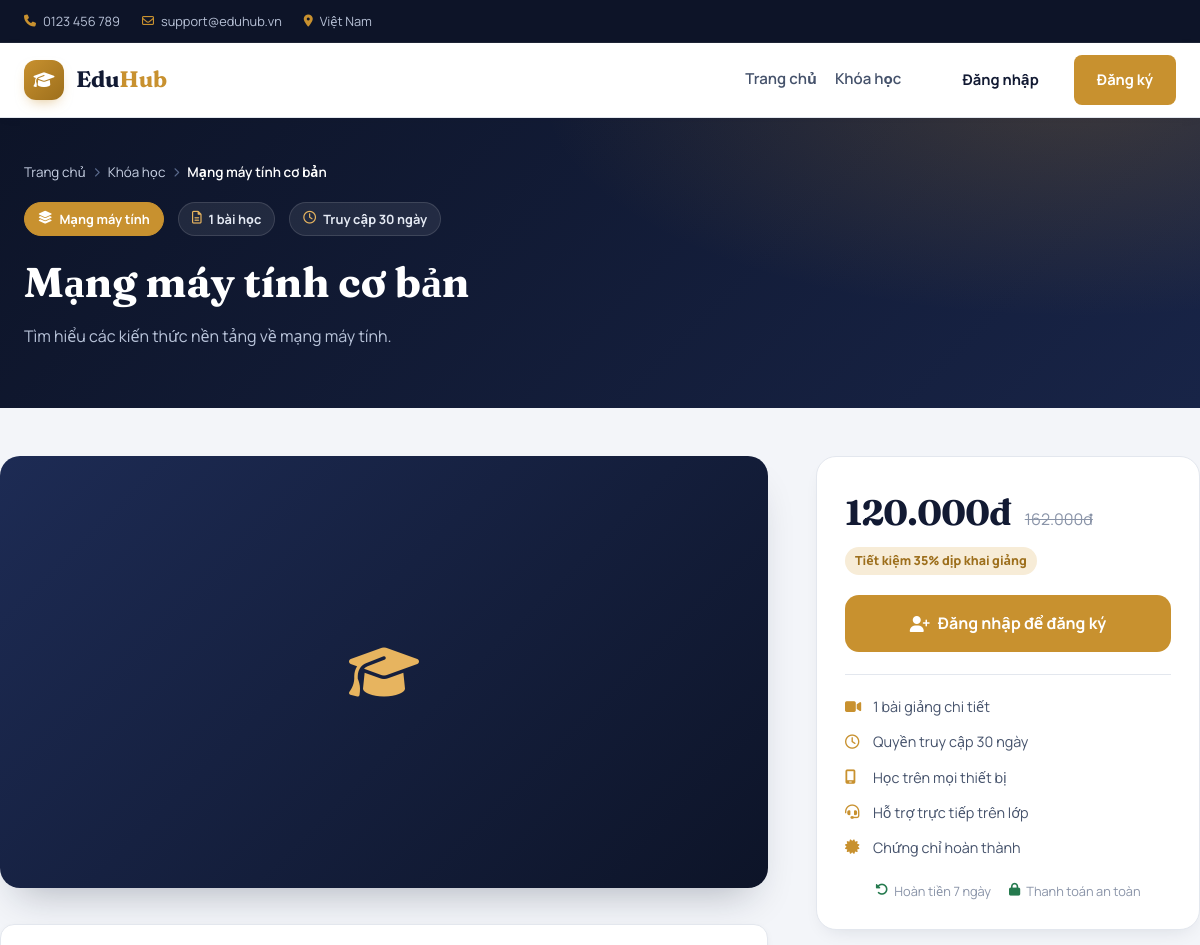
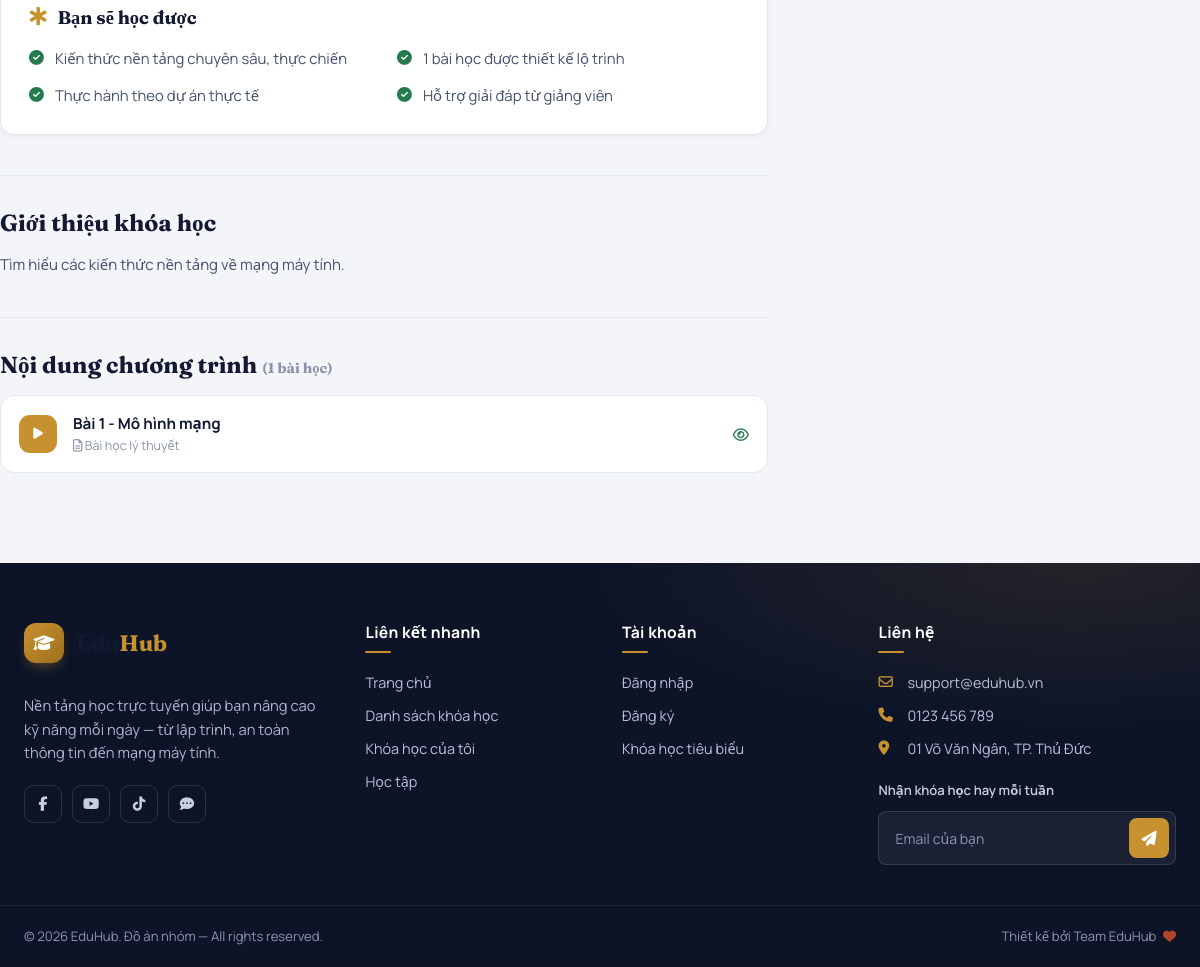
Screenshot of /course-detail.php?id=3 with the database file from the repository (2 pictures, top to bottom).
### tables this page shows
CREATE TABLE courses (
    id INT UNSIGNED AUTO_INCREMENT PRIMARY KEY,

    category_id INT UNSIGNED DEFAULT NULL,

    title VARCHAR(255) NOT NULL,

    slug VARCHAR(255) NOT NULL UNIQUE,

    description TEXT,

    thumbnail VARCHAR(255) DEFAULT NULL,

    price DECIMAL(12,2)
        NOT NULL DEFAULT 0,

    duration_days INT
        NOT NULL DEFAULT 30,

    status ENUM(
        'draft',
        'published'
    )
    NOT NULL DEFAULT 'published',

    created_at TIMESTAMP
        DEFAULT CURRENT_TIMESTAMP,

    updated_at TIMESTAMP
        DEFAULT CURRENT_TIMESTAMP
        ON UPDATE CURRENT_TIMESTAMP,

    CONSTRAINT fk_courses_category
        FOREIGN KEY (category_id)
        REFERENCES categories(id)
        ON DELETE SET NULL
);

CREATE TABLE categories (
    id INT UNSIGNED AUTO_INCREMENT PRIMARY KEY,

    name VARCHAR(100) NOT NULL UNIQUE,

    slug VARCHAR(120) NOT NULL UNIQUE,

    description TEXT,

    created_at TIMESTAMP
        DEFAULT CURRENT_TIMESTAMP
);

CREATE TABLE lessons (
    id INT UNSIGNED AUTO_INCREMENT PRIMARY KEY,

    course_id INT UNSIGNED NOT NULL,

    title VARCHAR(255) NOT NULL,

    content LONGTEXT,

    video_url VARCHAR(500) DEFAULT NULL,

    file_path VARCHAR(500) DEFAULT NULL,

    lesson_order INT
        NOT NULL DEFAULT 1,

    created_at TIMESTAMP
        DEFAULT CURRENT_TIMESTAMP,

    CONSTRAINT fk_lessons_course
        FOREIGN KEY (course_id)
        REFERENCES courses(id)
        ON DELETE CASCADE
);

### includes/db.php (called while the page is built, shortened)
<?php
if (!function_exists('url')) {
    function url(string $path = ''): string
    {
        return BASE_URL . '/' . $path;
    }
}
if (!function_exists('e')) {
    function e(?string $value): string
    {
        return htmlspecialchars((string)$value, ENT_QUOTES, 'UTF-8');
    }
}
if (!function_exists('money')) {
    function money($amount): string
    {
        return number_format((float)$amount, 0, ',', '.') . 'đ';
    }
}
if (!function_exists('priceLabel')) {
    function priceLabel($amount): string
    {
        return (float)$amount <= 0 ? 'Miễn phí' : money($amount);
    }
}

### course-detail.php (the view, shortened to what this page needs)
<?php
require_once __DIR__ . '/includes/head.php';
require_once __DIR__ . '/includes/header.php';
$id = (int)($_GET['id'] ?? 0);
$courseStmt = $pdo->prepare(
    "SELECT c.*, cat.name AS category_name, cat.slug AS category_slug,
            (SELECT COUNT(*) FROM lessons l WHERE l.course_id = c.id) AS lesson_count
     FROM courses c
     LEFT JOIN categories cat ON cat.id = c.category_id
     WHERE c.id = ? AND c.status = 'published'
     LIMIT 1"
);
$courseStmt->execute([$id]);
$course = $courseStmt->fetch();
    ?>
    <?php
$lessonStmt = $pdo->prepare("SELECT * FROM lessons WHERE course_id = ? ORDER BY lesson_order ASC, id ASC");
$lessonStmt->execute([$id]);
$lessons = $lessonStmt->fetchAll();
$enrolled = false;
$hasThumb  = trim((string)($course['thumbnail'] ?? ''));
$thumbUrl  = $hasThumb !== '' ? url($course['thumbnail']) : '';
$free      = (float)$course['price'] <= 0;
$isFirst   = true;
?>
<div class="detail-hero">
    <div class="container">
        <nav class="breadcrumb" aria-label="Đường dẫn">
            <a href="<?= url('index.php') ?>">Trang chủ</a>
            <i class="fa-solid fa-chevron-right"></i>
            <a href="<?= url('courses.php') ?>">Khóa học</a>
            <i class="fa-solid fa-chevron-right"></i>
            <span class="current"><?= e($course['title']) ?></span>
        </nav>
        <div class="detail-hero-meta">
            <span class="chip chip-chip"><i class="fa-solid fa-layer-group"></i> <?= e($course['category_name'] ?? 'Đa kỹ năng') ?></span>
            <span class="chip"><i class="fa-regular fa-file-lines"></i> <?= (int)$course['lesson_count'] ?> bài học</span>
            <span class="chip"><i class="fa-regular fa-clock"></i> Truy cập <?= (int)$course['duration_days'] ?> ngày</span>
        </div>
        <h1><?= e($course['title']) ?></h1>
        <p class="detail-hero-desc"><?= e(mb_strimwidth((string)$course['description'], 0, 240, '…')) ?></p>
    </div>
</div>
<div class="container detail-layout">
    <div class="detail-main">
        <div class="detail-media <?= $thumbUrl === '' ? 'detail-media--ph' : '' ?>">
            <?php if ($thumbUrl !== ''): ?>
                <img src="<?= e($thumbUrl) ?>" alt="<?= e($course['title']) ?>">
            <?php else: ?>
                <i class="fa-solid fa-graduation-cap"></i>
            <?php endif; ?>
        </div>
        <div class="highlight-box">
            <h3><i class="fa-solid fa-star-of-life"></i> Bạn sẽ học được</h3>
            <ul class="highlight-grid">
                <li><i class="fa-solid fa-circle-check"></i> Kiến thức nền tảng chuyên sâu, thực chiến</li>
                <li><i class="fa-solid fa-circle-check"></i> <?= (int)$course['lesson_count'] ?> bài học được thiết kế lộ trình</li>
                <li><i class="fa-solid fa-circle-check"></i> Thực hành theo dự án thực tế</li>
                <li><i class="fa-solid fa-circle-check"></i> Hỗ trợ giải đáp từ giảng viên</li>
            </ul>
        </div>
        <section class="detail-section">
            <h2>Giới thiệu khóa học</h2>
            <p><?= e((string)$course['description']) ?></p>
        </section>
        <section class="detail-section">
            <h2>Nội dung chương trình <small style="color:#8a94a8;font-size:.9rem;">(<?= count($lessons) ?> bài học)</small></h2>
            <?php if ($lessons): ?>
                <div class="lesson-list <?= $enrolled ? 'enrolled' : '' ?>">
                    <?php foreach ($lessons as $lesson): ?>
                        <div class="lesson-item <?= $isFirst ? 'is-open' : '' ?>">
                            <span class="lesson-num"><?= $isFirst ? '<i class="fa-solid fa-play"></i>' : (int)$lesson['lesson_order'] ?></span>
                            <div class="lesson-info">
                                <div class="lesson-title"><?= e($lesson['title']) ?></div>
                                <div class="lesson-duration">
                                    <?php if ($lesson['video_url']): ?>
                                        <i class="fa-solid fa-video"></i> Video bài giảng
                                    <?php elseif ($lesson['file_path']): ?>
                                        <i class="fa-solid fa-file"></i> Tài liệu bài học
                                    <?php else: ?>
                                        <i class="fa-regular fa-file-lines"></i> Bài học lý thuyết
                                    <?php endif; ?>
                                </div>
                            </div>
                            <span class="lesson-state">
                                <?php if ($lesson['video_url']): ?>
                                    <i class="fa-solid fa-circle-play"></i>
                                <?php else: ?>
                                    <i class="fa-regular fa-eye"></i>
                                <?php endif; ?>
                            </span>
                        </div>
                    <?php endforeach; ?>
                </div>
            <?php else: ?>
                <p style="color:#8a94a8;">Khóa học đang được cập nhật nội dung.</p>
            <?php endif; ?>
        </section>
    </div>
    <aside class="detail-side">
        <div class="side-box">
            <div class="price-wrap">
                <span class="price-now <?= $free ? 'free' : '' ?>"><?= priceLabel($course['price']) ?></span>
                <?php if (!$free): ?>
                    <span class="price-old"><?= money($course['price'] * 1.35) ?></span>
                <?php endif; ?>
            </div>
            <?php if (!$free): ?>
                <span class="side-save">Tiết kiệm 35% dịp khai giảng</span>
            <?php endif; ?>
            <?php if ($enrolled): ?>
                <div class="enrolled-box"><i class="fa-solid fa-circle-check"></i> Bạn đã đăng ký khóa học này</div>
                <a href="<?= url('user/learning.php') ?>" class="btn btn-accent btn-block btn-lg">
                    <i class="fa-solid fa-play"></i> Học ngay
                </a>
            <?php else: ?>
                <a href="<?= url('login.php?redirect=' . urlencode('course-detail.php?id=' . $id)) ?>" class="btn btn-accent btn-block btn-lg">
                    <i class="fa-solid fa-user-plus"></i> Đăng nhập để đăng ký
                </a>
            <?php endif; ?>
            <ul class="include-list">
                <li><i class="fa-solid fa-video"></i> <?= (int)$course['lesson_count'] ?> bài giảng chi tiết</li>
                <li><i class="fa-regular fa-clock"></i> Quyền truy cập <?= (int)$course['duration_days'] ?> ngày</li>
                <li><i class="fa-solid fa-mobile-screen"></i> Học trên mọi thiết bị</li>
                <li><i class="fa-solid fa-headset"></i> Hỗ trợ trực tiếp trên lớp</li>
                <li><i class="fa-solid fa-certificate"></i> Chứng chỉ hoàn thành</li>
            </ul>
            <div class="side-note">
                <span><i class="fa-solid fa-rotate-left"></i> Hoàn tiền 7 ngày</span>
                <span><i class="fa-solid fa-lock"></i> Thanh toán an toàn</span>
            </div>
        </div>
    </aside>
</div>
<?php require_once __DIR__ . '/includes/footer.php'; ?>

### rows the page displays
courses: title "Mạng máy tính cơ bản", category.name "Mạng máy tính", duration_days "30", description "Tìm hiểu các kiến thức nền tảng về mạng máy tính.", price "120.000đ", money($course['price']*1.35) "162.000đ"
lessons: title "Bài 1 - Mô hình mạng", shows "Bài học lý thuyết"

### other values shown
$course['lesson_count'] "1"
count($lessons) "1"
